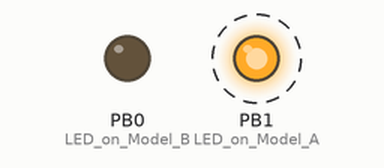
Simulated run of this sketch. Board: ATtiny85, built with avr-gcc and run on an emulated ATtiny85. On the bench: output pins drawn as LEDs (lit = HIGH). Dashed ring = blinking.

Above: at 0.5 s.
Timing chart, 0 to 4.6 s (numbered marks = the images above):
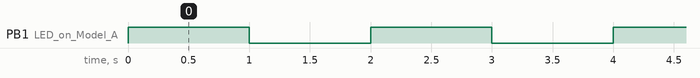

Measured:
- by itself, PB1 (LED_on_Model_A): alternates HIGH for 1.0 s and LOW for 1.0 s

The sketch:

Digispark_Meli.ino
```cpp
// the setup routine runs once when you press reset:
void setup() {
  // initialize the digital pin as an output.
  pinMode(0, OUTPUT); //LED on Model B
  pinMode(1, OUTPUT); //LED on Model A
}

// the loop routine runs over and over again forever:
void loop() {
 // digitalWrite(0, HIGH);   // turn the LED on (HIGH is the voltage level)
  digitalWrite(1, HIGH);
  delay(1000);               // wait for a second
  digitalWrite(0, LOW);    // turn the LED off by making the voltage LOW
  digitalWrite(1, LOW);
  delay(1000);               // wait for a second
}
```
